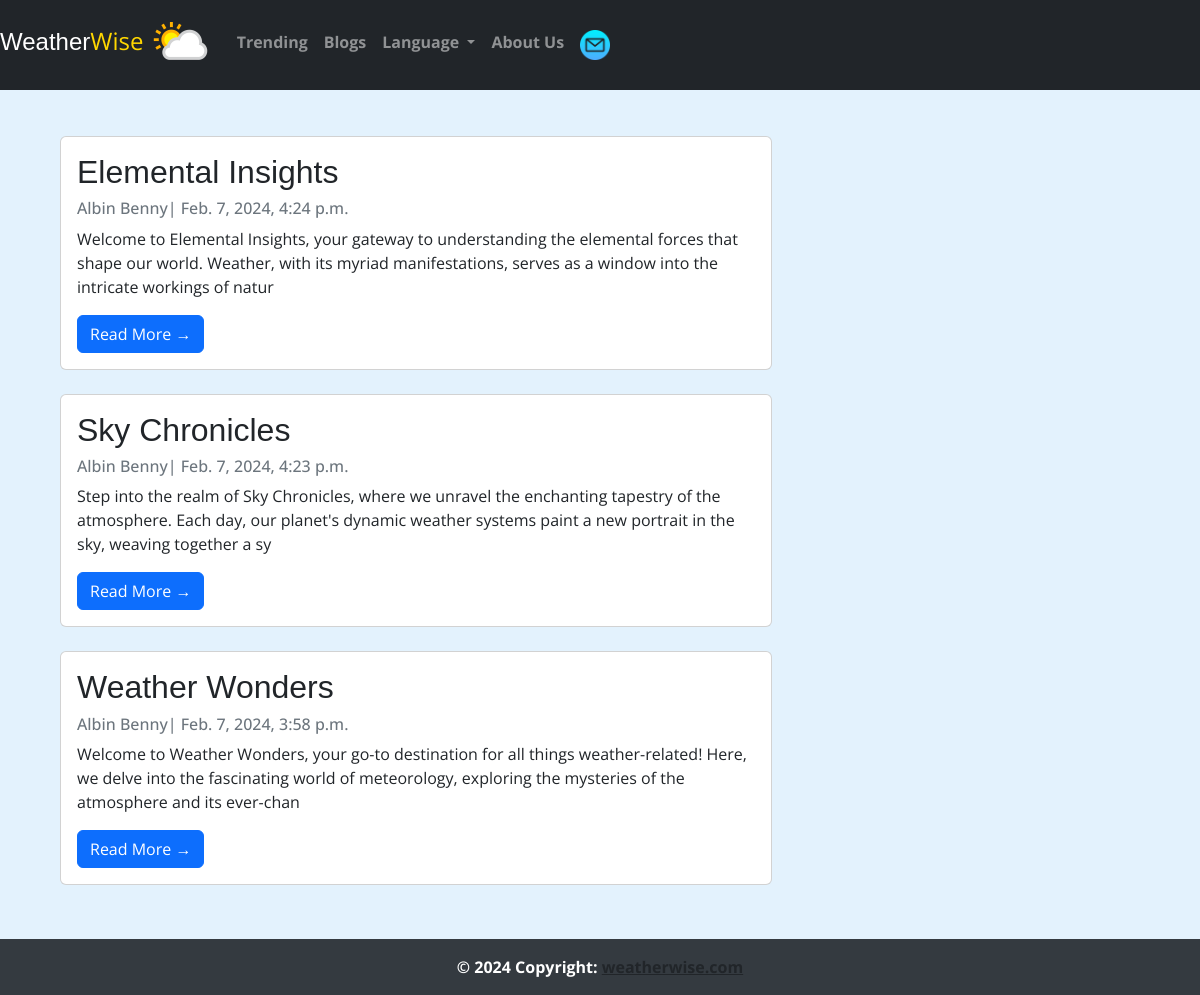
The app's page /blogs/ with its own data.
### blog/models.py (models this page shows, shortened)
class Post(models.Model):
  title =  models.CharField(max_length=200, unique=True)
  slug =   models.SlugField(max_length=200, unique=True)
  created_on = models.DateTimeField(auto_now_add=True)
  updated_on = models.DateTimeField(auto_now=True)
  content = models.TextField()
  status = models.IntegerField(choices=STATUS, default=0)
  class Meta:
    ordering = ['-created_on']

### blog/views.py (the view)
# urls.py: path('blogs/', views.PostList.as_view(), name="blog-list"),
class PostList(generic.ListView):
  queryset = Post.objects.filter(status=1).order_by('-created_on')
  template_name = 'blog/index.html'

### templates/blog/index.html (shortened to what this page needs)
{% extends "navbar.html" %}
{% block content %}
<div class="container">
  <div class="row">
    <div class="col-md-8 mt-3 left">
      {% for post in post_list %}
      <div class="card mb-4">
        <div class="card-body">
          <h2 class="card-title">{{ post.title }}</h2>
          <p class="card-text text-muted h6">Albin Benny| {{ post.created_on}} </p>
          <p class="card-text">{{post.content|slice:":200"}}</p>
          <a href="{% url 'post_detail' post.slug %}" class="btn btn-primary">Read More &rarr;</a>
        </div>
      </div>
      {% endfor %}
    </div>
  </div>
</div>
{%endblock%}

### templates/navbar.html (shortened to what this page needs)
{% load i18n %}
{% load static %}
<!doctype html>
<html lang="en">
<head>
    <link rel="stylesheet"
          href="https://cdn.jsdelivr.net/npm/bootstrap@4.4.1/dist/css/bootstrap.min.css"
>
    <link rel="stylesheet" href="https://unpkg.com/bootstrap@5.3.2/dist/css/bootstrap.min.css" />
    <link rel="stylesheet" href="https://unpkg.com/bs-brain@2.0.3/components/abouts/about-5/assets/css/about-5.css" />
    <link rel="stylesheet" href="{% static 'style.css' %}">
</head>
<body>
<nav class="navbar navbar-expand-lg navbar-dark bg-dark">
    <a class="navbar-brand" href="{% url 'home' %}">
        <span class="logo">Weather<span class="highlight">Wise</span></span>
        <img src="{% static 'images/116.png' %}" class="w-14 h-14" alt="App icon"/>
    </a>
    <div class="collapse navbar-collapse" id="navbarNav">
        <ul class="navbar-nav mr-auto">
            <li class="nav-item">
                <a class="nav-link" href="{% url 'videos-list' %}">Trending</a>
            </li>
            <li class="nav-item">
                <a class="nav-link" href="{% url 'blog-list' %}">Blogs</a>
            </li>
            <li class="nav-item dropdown">
                <a class="nav-link dropdown-toggle" href="#" id="navbarDropdown" role="button" data-toggle="dropdown"
                   aria-haspopup="true" aria-expanded="false">
                    Language
                </a>
                    {% get_current_language as LANGUAGE_CODE %}
                    {% get_available_languages as LANGUAGES %}
                    {% get_language_info_list  for LANGUAGES as languages %}
            </li>
            <li class="nav-item">
                <a class="nav-link" href="{% url 'about' %}">About Us</a>
            </li>
            <li class="nav-item">
                <a class="nav-link" href="{% url 'index' %}">
                    <img src="{% static 'images/eemail.png' %}" alt="Email" width="30" height="30">
                </a>
            </li>
        </ul>
    </div>
</nav>
{% block content %}{% endblock %}
{% include 'footer.html' %}
</body>
</html>

### templates/footer.html
<footer style="background-color: #343a40;">
  <div class="text-center p-3">
    <span style="color: white; font-weight: bold;">© 2024 Copyright:</span>
    <a class="text-body highlight" href="https://mdbootstrap.com/" style="color: white; font-weight: bold;">weatherwise.com</a>
  </div>
</footer>

### static/style.css (style rules this page uses)
* { margin: 0; padding: 0; box-sizing: border-box; font-family: 'Open Sans', sans-serif; }
body { background: #E3F2FD; }
.container { display: flex; gap: 35px; padding: 30px; }
.navbar-nav .nav-link { font-weight: bold; }
.highlight { color: #FFD700; }
h1, h2, h3, h4, h5, h6 { font-family: 'Arial', sans-serif; }
.text-muted { color: #6c757d !important; }
.highlight { color: #4682B4; }
.navbar-brand .logo { font-family: 'Arial', sans-serif; font-size: 24px; }
.navbar-brand .logo .highlight { color: #FFD700; }
.navbar-brand .logo { font-family: 'Arial Black', sans-serif; font-size: 24px; }

### templates/navbar.html (style rules this page uses)
h1, h2, h3, h4, h5, h6 { font-family: 'Arial', sans-serif; }
.text-muted { color: #6c757d !important; }

### records on screen
Post: title "Elemental Insights", created_on "Feb. 7, 2024, 4:24 p.m.", content "Welcome to Elemental Insights, your gateway to understanding the elemental forces that shape our world. Weather, with its myriad manifestations, serves as a window into the intricate workings of natur"
Post: title "Sky Chronicles", created_on "Feb. 7, 2024, 4:23 p.m.", content "Step into the realm of Sky Chronicles, where we unravel the enchanting tapestry of the atmosphere. Each day, our planet's dynamic weather systems paint a new portrait in the sky, weaving together a sy"
Post: title "Weather Wonders", created_on "Feb. 7, 2024, 3:58 p.m.", content "Welcome to Weather Wonders, your go-to destination for all things weather-related! Here, we delve into the fascinating world of meteorology, exploring the mysteries of the atmosphere and its ever-chan"
